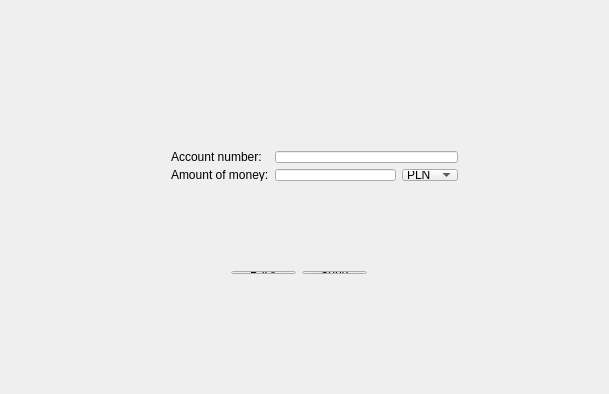
<?xml version="1.0" encoding="UTF-8"?>
<ui version="4.0">
 <class>MoneyExchange</class>
 <widget class="QWidget" name="MoneyExchange">
  <property name="geometry">
   <rect>
    <x>0</x>
    <y>0</y>
    <width>609</width>
    <height>394</height>
   </rect>
  </property>
  <property name="windowTitle">
   <string>MoneyExchange</string>
  </property>
  <widget class="QWidget" name="">
   <property name="geometry">
    <rect>
     <x>160</x>
     <y>140</y>
     <width>309</width>
     <height>52</height>
    </rect>
   </property>
   <layout class="QVBoxLayout" name="verticalLayout">
    <item>
     <layout class="QHBoxLayout" name="horizontalLayout">
      <item>
       <widget class="QLabel" name="label">
        <property name="text">
         <string>Account number:  </string>
        </property>
       </widget>
      </item>
      <item>
       <widget class="QLineEdit" name="accNum"/>
      </item>
     </layout>
    </item>
    <item>
     <layout class="QHBoxLayout" name="horizontalLayout_2">
      <item>
       <widget class="QLabel" name="label_2">
        <property name="text">
         <string>Amount of money:</string>
        </property>
       </widget>
      </item>
      <item>
       <widget class="QLineEdit" name="amountOfMoney">
        <property name="inputMethodHints">
         <set>Qt::ImhDigitsOnly</set>
        </property>
       </widget>
      </item>
      <item>
       <widget class="QComboBox" name="comboBox">
        <item>
         <property name="text">
          <string>PLN</string>
         </property>
        </item>
        <item>
         <property name="text">
          <string>USD</string>
         </property>
        </item>
        <item>
         <property name="text">
          <string>EUR</string>
         </property>
        </item>
       </widget>
      </item>
     </layout>
    </item>
   </layout>
  </widget>
  <widget class="QWidget" name="">
   <property name="geometry">
    <rect>
     <x>220</x>
     <y>260</y>
     <width>158</width>
     <height>25</height>
    </rect>
   </property>
   <layout class="QHBoxLayout" name="horizontalLayout_3">
    <item>
     <widget class="QPushButton" name="pushButton_2">
      <property name="text">
       <string>Back</string>
      </property>
     </widget>
    </item>
    <item>
     <widget class="QPushButton" name="pushButton">
      <property name="text">
       <string>Send</string>
      </property>
     </widget>
    </item>
   </layout>
  </widget>
 </widget>
 <layoutdefault spacing="6" margin="11"/>
 <resources/>
 <connections>
  <connection>
   <sender>pushButton_2</sender>
   <signal>clicked()</signal>
   <receiver>MoneyExchange</receiver>
   <slot>goBack()</slot>
   <hints>
    <hint type="sourcelabel">
     <x>262</x>
     <y>278</y>
    </hint>
    <hint type="destinationlabel">
     <x>142</x>
     <y>271</y>
    </hint>
   </hints>
  </connection>
  <connection>
   <sender>pushButton</sender>
   <signal>clicked()</signal>
   <receiver>MoneyExchange</receiver>
   <slot>sendMoney()</slot>
   <hints>
    <hint type="sourcelabel">
     <x>357</x>
     <y>272</y>
    </hint>
    <hint type="destinationlabel">
     <x>488</x>
     <y>270</y>
    </hint>
   </hints>
  </connection>
 </connections>
 <slots>
  <slot>goBack()</slot>
  <slot>sendMoney()</slot>
  <slot>changeType()</slot>
 </slots>
</ui>
